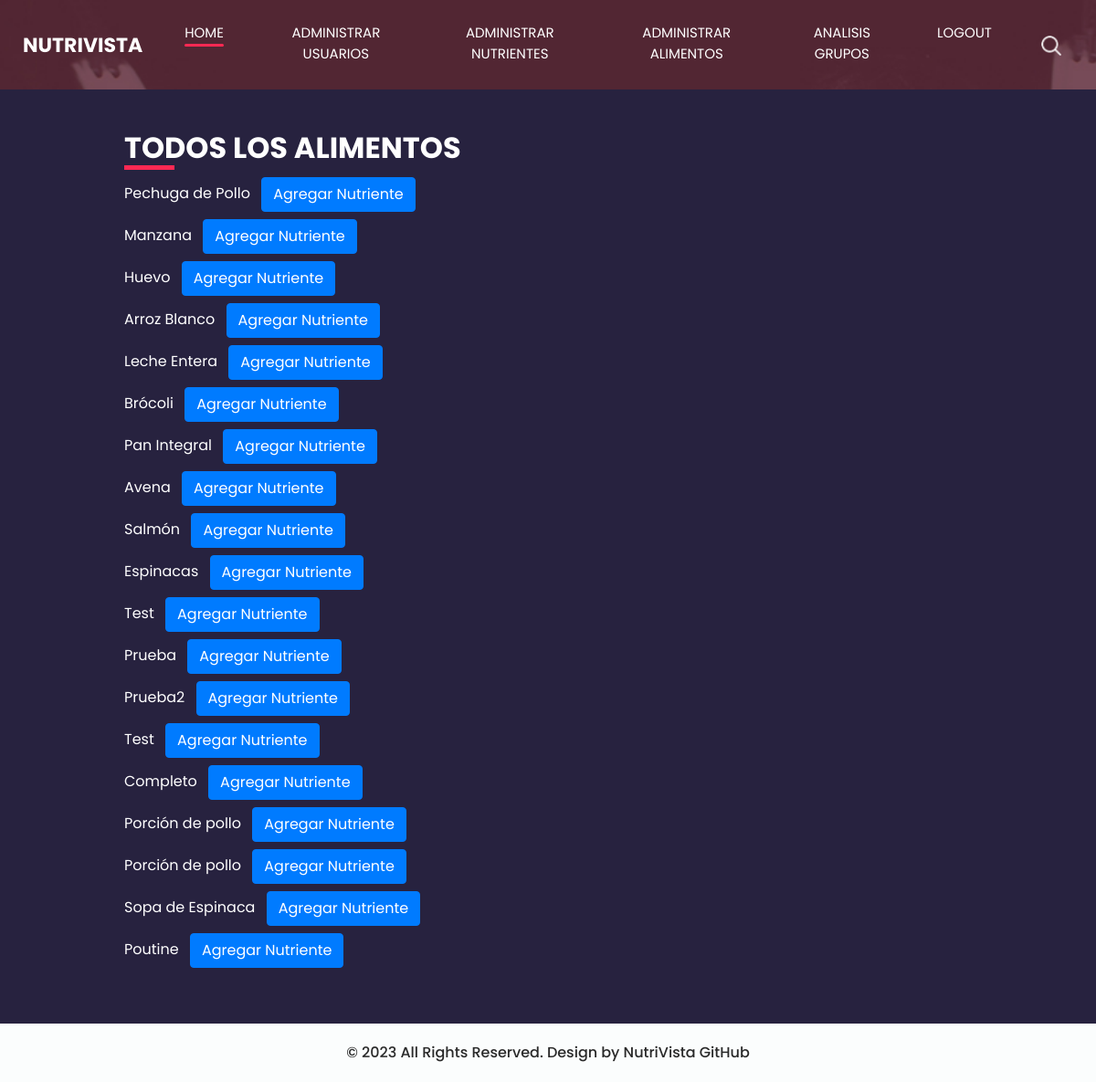
The page /super/listar_todos_alimentos/ (signed in) on the database as committed earlier.
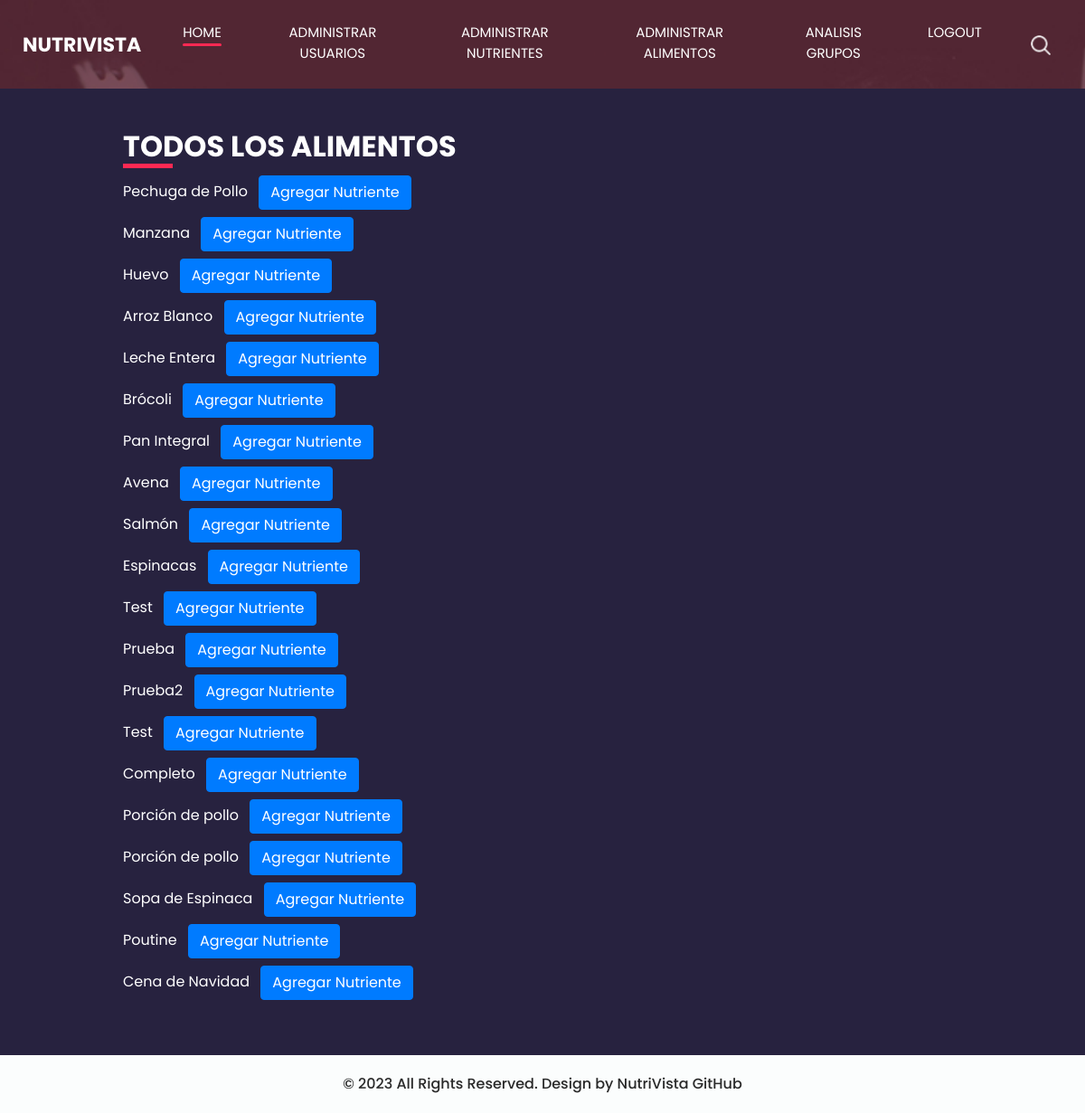
The same page on the database as committed later.
### base/models.py (models this page shows, shortened)
class Alimento(models.Model):
    usuario = models.ForeignKey(User, on_delete=models.CASCADE)  # Added this line to associate each food item with a user.
    nombre = models.CharField(max_length=255)
    calorias = models.DecimalField(max_digits=6, decimal_places=2)
    proteinas = models.DecimalField(max_digits=6, decimal_places=2)
    carbohidratos = models.DecimalField(max_digits=6, decimal_places=2)
    grasas = models.DecimalField(max_digits=6, decimal_places=2)
    descripcion = models.TextField(null=True, blank=True)
    imagen = models.ImageField(upload_to='alimentos_imagenes/', null=True, blank=True)
    nutrientes = models.ManyToManyField(Nutriente, through='AlimentoNutriente')  # Relación ManyToMany agregada

### base/views.py (the view)
# urls.py: path('super/listar_todos_alimentos/', listar_todos_alimentos, name='listar_todos_alimentos'),
@login_required
@user_passes_test(lambda u: u.is_superuser)
def listar_todos_alimentos(request):
    alimentos = Alimento.objects.all()
    return render(request, 'base/listar_todos_alimentos.html', {'alimentos': alimentos})

### base/templates/base/listar_todos_alimentos.html (shortened to what this page needs)
{% load static %}
<html>
<head>
    <link rel="stylesheet" type="text/css" href="https://cdnjs.cloudflare.com/ajax/libs/OwlCarousel2/2.3.4/assets/owl.carousel.min.css" />
    <link rel="stylesheet" type="text/css" href="{% static 'css/bootstrap.css' %}" />
    <link href="{% static 'css/style.css' %}" rel="stylesheet" />
    <link href="{% static 'css/responsive.css' %}" rel="stylesheet" />
</head>
<body class="sub_page">
    <div class="hero_area">
        <header class="header_section">
            <div class="container-fluid">
                <nav class="navbar navbar-expand-lg custom_nav-container ">
                    <a class="navbar-brand" href="{% url 'main_page' %}">
                        <span>
                            NutriVista
                        </span>
                    </a>
                    <div class="collapse navbar-collapse" id="navbarSupportedContent">
                        <div class="d-flex ml-auto flex-column flex-lg-row align-items-center">
                          <ul class="navbar-nav  ">
                            <li class="nav-item active">
                              <a class="nav-link" href="{% url 'main_page' %}">Home <span class="sr-only">(current)</span></a>
                            </li>
                            {% if user.is_superuser %}
                            <li class="nav-item ">
                              <a class="nav-link" href="{% url 'lista_usuarios_inactivos' %}"> Administrar Usuarios</a>
                            </li>
                            <li class="nav-item ">
                              <a class="nav-link" href="{% url 'listar_nutrientes' %}"> Administrar Nutrientes</a>
                            </li>
                            <li class="nav-item ">
                              <a class="nav-link" href="{% url 'listar_todos_alimentos' %}"> Administrar Alimentos</a>
                            </li>
                              <li class="nav-item ">
                                  <a class="nav-link" href="{% url 'analisis-consumo' %}"> Analisis Grupos</a>
                            </li>
                            {% endif %}
                            <li class="nav-item">
                              <a class="nav-link" href="{% url 'logout' %}"> Logout</a>
                            </li>
                          </ul>
                            <div class="user_option">
                                <form class="form-inline my-2 my-lg-0 ml-0 ml-lg-4 mb-3 mb-lg-0">
                                    <button class="btn  my-2 my-sm-0 nav_search-btn" type="submit"></button>
                                </form>
                            </div>
                        </div>
                    </div>
                </nav>
            </div>
        </header>
    </div>
    <section class="contact_section center">
        <div class="container-fluid">
            <div class="row">
                <div class="col-lg-6 col-md-6">
                    <div class="form_container pr-0 pr-lg-5 mr-0 mr-lg-2 mx-auto">
                        <div class="heading_container">
                            <h2>
                                Todos los alimentos
                            </h2>
                        </div>
                        <ul class="list-unstyled">
                            {% for alimento in alimentos %}
                                <li class="mb-2">
                                    {{ alimento.nombre }}
                                    <a href="{% url 'agregar_nutriente_a_alimento' alimento.id %}" class="btn btn-primary ml-2">Agregar Nutriente</a>
                                </li>
                            {% empty %}
                                <li>No hay alimentos registrados.</li>
                            {% endfor %}
                        </ul>
                    </div>
                </div>
            </div>
        </div>
    </section>
    <footer class="container-fluid footer_section">
        <p>
            &copy; 2023 All Rights Reserved. Design by NutriVista
            <a href="https://github.com/davidguillen2002/proyectoweb.git">GitHub</a>
        </p>
    </footer>
</body>
</html>

### base/static/css/style.css (style rules this page uses)
body { font-family: 'Poppins', sans-serif; color: #000000; background-color: #ffffff; }
.heading_container { display: -webkit-box; display: -ms-flexbox; display: flex; -webkit-box-pack: center; -ms-flex-pack: center; justify-content: center; text-align: center; }
.heading_container h2 { font-weight: bold; position: relative; padding-bottom: 5px; text-transform: uppercase; }
.heading_container h2::before { content: ""; position: absolute; bottom: 0; left: 50%; width: 55px; height: 5px; background-color: #ff2953; -webkit-transform: translateX(-50%); transform: translateX(-50%); }
.hero_area { height: 100vh; display: -webkit-box; display: -ms-flexbox; display: flex; -webkit-box-orient: vertical; -webkit-box-direction: normal; -ms-flex-direction: column; flex-direction: column; background-image: url(../images/hero-bg.jpg); background-size: cover; background-attachment: fixed; }
.sub_page .hero_area { height: auto; }
.header_section .container-fluid { padding-right: 25px; padding-left: 25px; }
.custom_nav-container.navbar-expand-lg .navbar-nav .nav-item .nav-link { margin: 10px 30px; padding: 0; padding-bottom: 3px; color: #ffffff; text-align: center; position: relative; text-transform: uppercase; font-size: 15px; }
.custom_nav-container.navbar-expand-lg .navbar-nav .nav-item .nav-link::after { display: none; content: ""; position: absolute; left: 0; bottom: 0; width: 100%; height: 3px; border-radius: 5px; background-color: #ffffff; }
.custom_nav-container.navbar-expand-lg .navbar-nav .nav-item.active a::after, .custom_nav-container.navbar-expand-lg .navbar-nav .nav-item:hover a::after { display: block; background-color: #ff2953; }
a, a:hover, a:focus { text-decoration: none; }
.btn, .btn:focus { outline: none !important; -webkit-box-shadow: none; box-shadow: none; }
.user_option { display: -webkit-box; display: -ms-flexbox; display: flex; -webkit-box-align: center; -ms-flex-align: center; align-items: center; }
.custom_nav-container .nav_search-btn { background-image: url(../images/search-icon.png); background-size: 22px; background-repeat: no-repeat; background-position-y: 7px; width: 35px; height: 35px; padding: 0; border: none; }
.navbar-brand { display: -webkit-box; display: -ms-flexbox; display: flex; -webkit-box-align: center; -ms-flex-align: center; align-items: center; position: relative; }
.navbar-brand span { font-size: 22px; text-transform: uppercase; font-weight: bold; color: #ffffff; position: relative; z-index: 3; }
.custom_nav-container { z-index: 99999; padding: 15px 0; }
.contact_section { position: relative; background-color: #27223f; color: #ffffff; }
.contact_section .heading_container { -webkit-box-pack: start; -ms-flex-pack: start; justify-content: start; }
.contact_section .heading_container h2::before { text-align: left; left: 0; -webkit-transform: none; transform: none; }
.contact_section .row { -webkit-box-align: center; -ms-flex-align: center; align-items: center; }
.contact_section .form_container { padding: 45px 0 45px 15px; }
.footer_section { background-color: #fbfdfd; padding: 20px; font-weight: 500; }
.footer_section p { color: #292929; margin: 0; text-align: center; }
.footer_section a { color: #292929; }

### base/templates/base/listar_todos_alimentos.html (style rules this page uses)
.contact_section { display: flex; justify-content: center; align-items: center; min-height: 100vh; }
.form_container { width: 80%; margin: 0 auto; }

Rows that differ between the two databases and show on the page:
added Alimento: nombre "Cena de Navidad"
